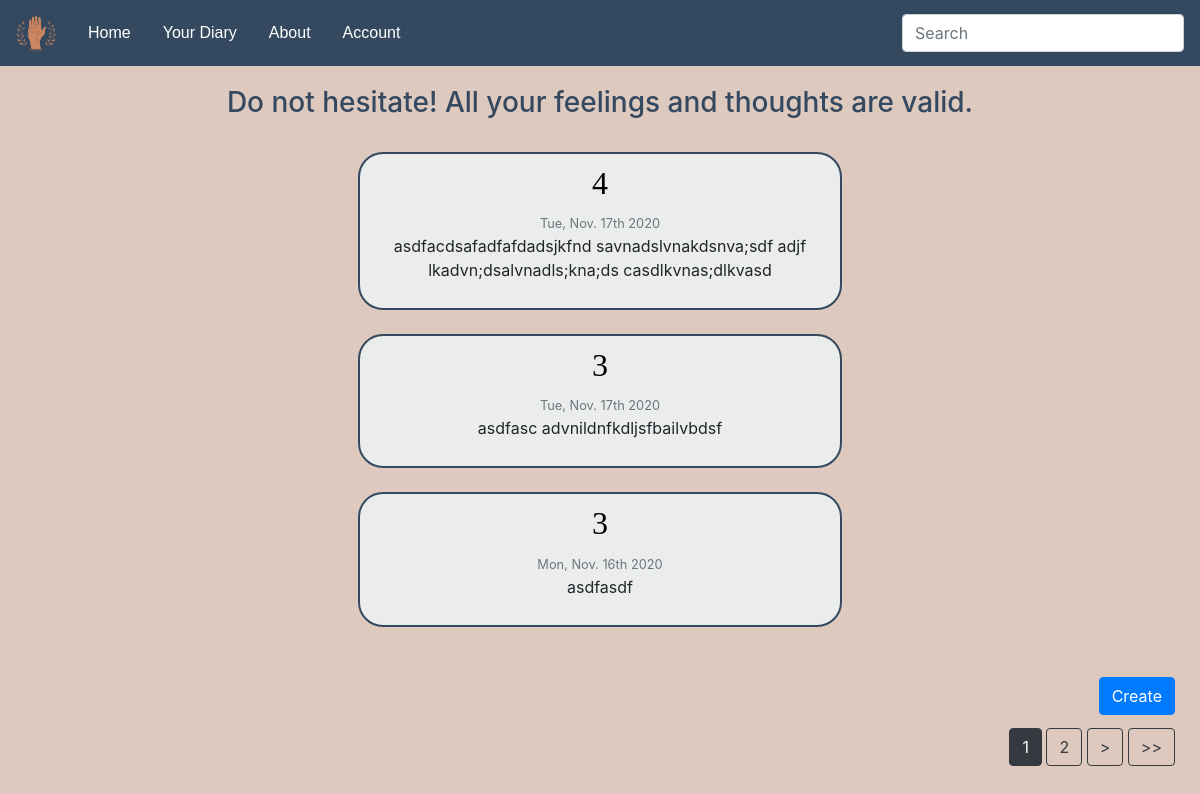
The app's page /yourdiary/ (signed in) with its own data.
### app/models.py (models this page shows, shortened)
class Post(models.Model):
    title = models.CharField(max_length=100, verbose_name='A Title Describing Today')
    content = models.TextField(verbose_name='What Happened?')
    motivation = models.CharField(max_length=100, verbose_name='One Thing Motivating You for Tomorrow',
                                  null=True, blank=True,
                                  help_text="It doesn't have to be something big, it can be an upcoming trip, "
                                            "looking at the sunrise, another episode of "
                                            "drama coming out, playing games till midnight "
                                            "or even listening to music on the way to work! "
                                            "Try to not leave this blank so you can look back at it one day!")
    diary_image = models.ImageField(default='default.jpg', blank=True, upload_to='diary_images',
                                    verbose_name='A Memorable Pic!')
    date_posted = models.DateTimeField(default=timezone.now)

### app/views.py (the view)
# urls.py: path('yourdiary/', DiaryLogs.as_view(), name="app-diary"),
class DiaryLogs(LoginRequiredMixin, ListView):
    model = Post
    template_name = "app/diary.html"
    context_object_name = 'posts'
    ordering = ['-date_posted']
    paginate_by = 3

### app/templates/app/diary.html (shortened to what this page needs)
{% extends "app/base.html" %}
{% block content %}
<article class="main">
    <h3 style="text-align:center; color:#344860;">Do not hesitate! All your feelings and thoughts are valid.</h3>
    <br>
    {% for post in posts %}
    <div class="container rounded-corners" style="text-align: center;">
        <h2><a href="{% url 'diary-log' post.id %}" style="color: black; font-family: tahoma;">{{ post.title }}</a></h2>
        <small class="text-muted">{{ post.date_posted|date:"D, N jS Y" }}</small>
        <p class="article-content">{{ post.content }}</p>
    </div>
    <br>
    {% endfor %}
</article>
<div style="position: fixed; right:0; bottom:0; bottom:10px; right:25px;">
    {% if is_paginated %}
        {% for num in page_obj.paginator.page_range %}
            {% if page_obj.number == num %}
                <a class="btn btn-dark mb-4" href="?page={{ num }}">{{ num }}</a>
            {% elif num > page_obj.number|add:'-3' and num < page_obj.number|add:'3' %}
                <a class="btn btn-outline-dark mb-4" href="?page={{ num }}">{{ num }}</a>
            {% endif %}
        {% endfor %}
        {% if page_obj.has_next %}
            <a class="btn btn-outline-dark mb-4" href="?page={{ page_obj.next_page_number }}">></a>
            <a class="btn btn-outline-dark mb-4" href="?page={{ page_obj.paginator.num_pages }}">>></a>
        {% endif %}
    {% endif %}
</div>
<div style="right:0; bottom:0; position:fixed; bottom:85px; right:25px;">
    <a class="btn btn-primary" href="{% url 'diary-new' %}">Create</a>
</div>
{% endblock content %}

### app/templates/app/base.html (style rules this page uses)
.main { padding: 16px; margin-top: 27px; }
.rounded-corners { border-radius: 25px; border: 2px solid #344860; padding: 10px; margin: 0 auto; width: 45%; background-color: #ebedec; }

### records on screen
Post: title "4", date_posted "Tue, Nov. 17th 2020", content "asdfacdsafadfafdadsjkfnd savnadslvnakdsnva;sdf adjf lkadvn;dsalvnadls;kna;ds casdlkvnas;dlkvasd"
Post: title "3", date_posted "Tue, Nov. 17th 2020", content "asdfasc advnildnfkdljsfbailvbdsf"
Post: title "3", date_posted "Mon, Nov. 16th 2020", content "asdfasdf"

### other values on screen
{{ num }} "1"
{{ num }} "2"
